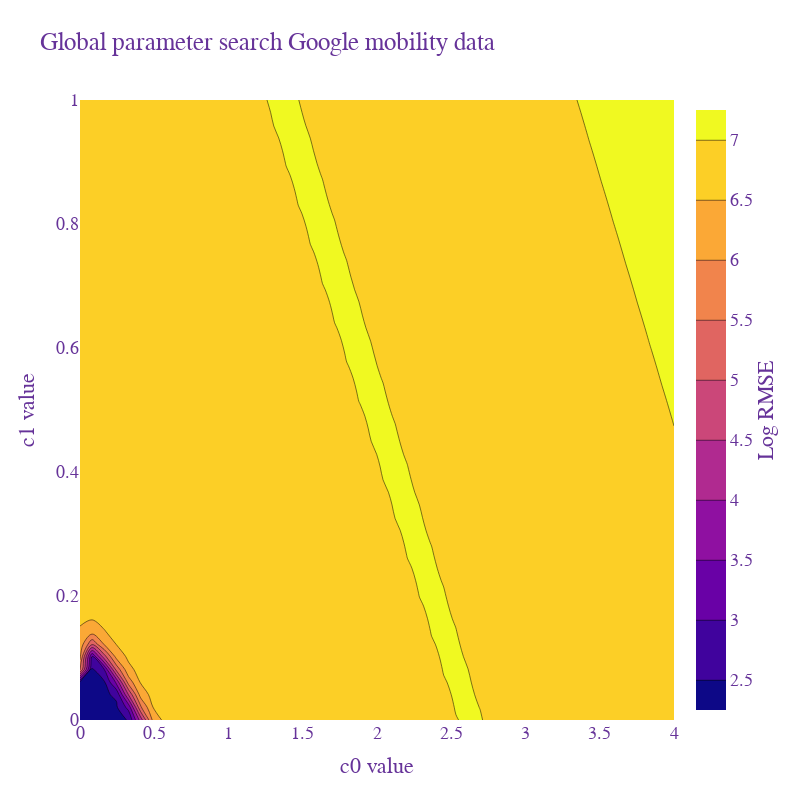

The cell this chart's notebook holds for it:
### Code cell
fig = go.Figure() #Creates a plot using graph objects and then adds each graph to figure
# fig.add_trace(go.Scatter(x=t, y=dailyAdmissions,
#                     mode='lines',
#                     name='Admission data'))
# fig.add_trace(go.Scatter(x=t, y=modelfunction(t,*best[0]),
#                     mode='lines',
#                     name='Predicted admissions'))

fig.add_contour(
                    z=result,
                    x=paramC0,
                    y=paramC1,
                    colorbar=dict(
                        titleside='right',
                        title='Log RMSE', # title here
                    )
)  
  

fig.update_layout(
                    title='Global parameter search Google mobility data',
                    xaxis_title='c0 value',
                    yaxis_title='c1 value',
                    autosize=False,
                    width=800,
                    height=800,
                    font=dict(
                        family="Courier New, monospace",
                        size=18,
                        color="RebeccaPurple"
    )
)
fig.show()

#Countour plot plotta log(RMSE) för Z axeln

### Figure 1 — Plotly figure (JSON) as saved in the notebook; plotly's stock layout.template omitted (floating-point values rounded to 4 significant figures; data arrays with more than 128 entries replaced by an {"elided": "..."} marker saying what was removed)
{"data": [{"colorbar": {"title": {"side": "right", "text": "Log RMSE"}}, "type": "contour", "x": [0, 0.08163, 0.1633, 0.2449, 0.3265, 0.4082, 0.4898, 0.5714, 0.6531, 0.7347, 0.8163, 0.898, 0.9796, 1.061, 1.143, 1.224, 1.306, 1.388, 1.469, 1.551, 1.633, 1.714, 1.796, 1.878, 1.959, 2.041, 2.122, 2.204, 2.286, 2.367, 2.449, 2.531, 2.612, 2.694, 2.776, 2.857, 2.939, 3.02, 3.102, 3.184, 3.265, 3.347, 3.429, 3.51, 3.592, 3.673, 3.755, 3.837, 3.918, 4], "y": [0, 0.02041, 0.04082, 0.06122, 0.08163, 0.102, 0.1224, 0.1429, 0.1633, 0.1837, 0.2041, 0.2245, 0.2449, 0.2653, 0.2857, 0.3061, 0.3265, 0.3469, 0.3673, 0.3878, 0.4082, 0.4286, 0.449, 0.4694, 0.4898, 0.5102, 0.5306, 0.551, 0.5714, 0.5918, 0.6122, 0.6327, 0.6531, 0.6735, 0.6939, 0.7143, 0.7347, 0.7551, 0.7755, 0.7959, 0.8163, 0.8367, 0.8571, 0.8776, 0.898, 0.9184, 0.9388, 0.9592, 0.9796, 1], "z": {"elided": "50x50 float values"}}], "layout": {"autosize": false, "font": {"color": "RebeccaPurple", "family": "Courier New, monospace", "size": 18}, "height": 800, "title": {"text": "Global parameter search Google mobility data"}, "width": 800, "xaxis": {"title": {"text": "c0 value"}}, "yaxis": {"title": {"text": "c1 value"}}}}
